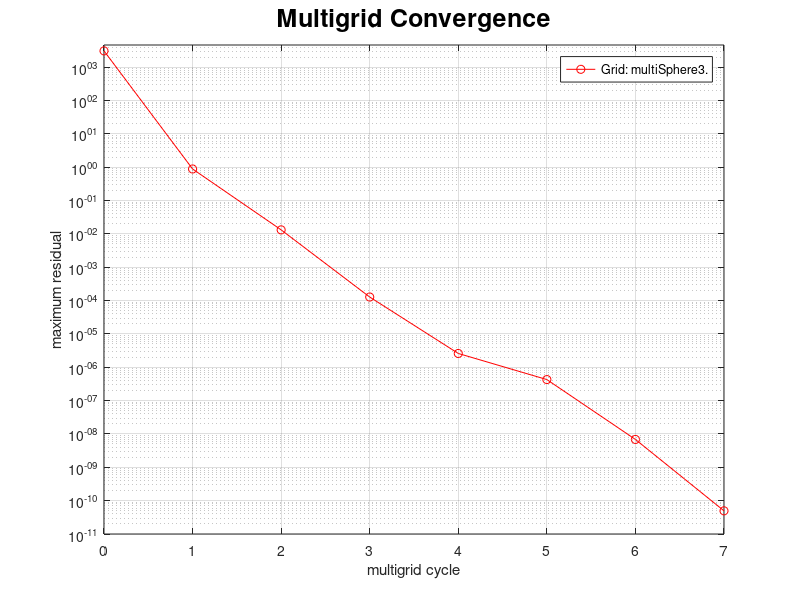

MATLAB code to generate this figure:
t=[0 1 2 3 4 5 6 7 8 9 ];
defect=[3.072e+03 1.440e+01 6.224e-01 1.263e-02 6.916e-04 4.059e-05 8.990e-06 4.315e-07 8.301e-09 5.091e-10 ];
t2=[0 1 2 3 4 5 6 7 ];
defect2=[3.072e+03 6.367e-01 1.405e-02 2.659e-04 7.396e-06 2.664e-07 6.667e-09 2.825e-10 ];

% No FMG:
% t=[0 1 2 3 4 5 6 7 8 9 10 ];
% defect=[3.072e+03 4.466e+02 8.340e+00 1.567e-01 2.340e-02 3.245e-03 5.086e-05 8.781e-07 1.308e-07 1.773e-08 2.675e-10 ];
% t2=[0 1 2 3 4 5 6 7 ];
% defect2=[3.072e+03 5.490e+01 2.358e-01 5.050e-03 1.585e-04 2.952e-06 8.422e-08 1.856e-09 ];

clf
set(gca,'FontSize',16);
plot(t,defect,'r-o',t2,defect2,'b-o');
title('Multigrid Convergence','FontSize',18);
ylabel('maximum residual');
xlabel('multigrid cycle');
set(gca,'YScale','log');
grid on
yMax=max(defect(1),defect2(1))*1.5;
yMin=1.e-10;
set(gca,'YLim',[yMin yMax]);
xMin=0;
xMax=9;
set(gca,'XLim',[xMin xMax]);

yPos=yMax/50.;
text((t(1)+t(10))/2.,yPos,'multiSphere3, 5.4e+06 points, 4 levels.','Fontsize',16,'HorizontalAlignment','center');

% pause
% print -deps2 residual.eps


% print -deps2 residual.multiSphere3.fmg.eps
% print -depsc2 residual.multiSphere3.fmg.eps

% No FMG:text(t(3),defect(3),' \leftarrow W[1,1], CR=0.044, ECR=0.55','HorizontalAlignment','left','FontSize',16);
% No FMG:text(t2(7),defect2(7),'W[2,1], CR=0.018, ECR=0.63 \rightarrow ','HorizontalAlignment','right','FontSize',16);
text(t(4),defect(4),' \leftarrow W[1,1], CR=.049, ECR=.56','HorizontalAlignment','left','FontSize',16);
text(t2(6),defect2(6),'W[2,1], CR=.028, ECR=.60 \rightarrow ','HorizontalAlignment','right','FontSize',16);

% legend('Grid: multiSphere3. 03/07/23','BC: DDDDDD+IIIIDI+IIIIDI+....','Second-order accurate.','5.4e+06 points. 4 levels.','CR=0.049, ECR=0.56, W[1,1]');
% legend('Grid: multiSphere3. 03/07/23','BC: DDDDDD+IIIIDI+IIIIDI+....','Second-order accurate.','5.4e+06 points. 4 levels.','CR=0.028, ECR=0.60, W[2,1]');

% No FMG:
% legend('Grid: multiSphere3. 03/07/22','BC: DDDDDD+IIIIDI+IIIIDI+....','Second-order accurate.','5.4e+06 points. 4 levels.','CR=0.044, ECR=0.55, W[1,1]');
% W21 legend('Grid: multiSphere3. 03/07/22','BC: DDDDDD+IIIIDI+IIIIDI+....','Second-order accurate.','5.4e+06 points. 4 levels.','CR=0.018, ECR=0.63, W[2,1]');




pause

t=[0 1 2 3 4 5 6 7 ];
defect=[3.072e+03 8.832e-01 1.318e-02 1.276e-04 2.593e-06 4.275e-07 6.845e-09 4.956e-11 ];
clf
set(gca,'FontSize',16);
plot(t,defect,'r-o');
title('Multigrid Convergence','FontSize',18);
ylabel('maximum residual');
xlabel('multigrid cycle');
set(gca,'YScale','log');
grid on
legend('Grid: multiSphere3.','BC: DDDDDD+IIIIDI+IIIIDI+....','Second-order accurate.','5.4e+06 points. 4 levels.','CR=0.020, ECR=0.63, W[2,1]');

yMax=defect(1)*1.5;
yMin=1.e-11;
set(gca,'YLim',[yMin yMax]);

% pause
% print -deps2 residual.eps


% print -depsc2 residual.multiSphere3.fmg.eps



% 
% 
% t=[1 2 3 4 5 6 7 ];
% defect=[1.700e+00 4.545e-02 2.686e-03 5.579e-05 1.546e-06 8.339e-08 1.842e-09 ];
% clf
% set(gca,'FontSize',16);
% plot(t,defect,'r-o');
% title('Multigrid Convergence');
% ylabel('maximum residual');
% xlabel('multigrid cycle');
% set(gca,'YScale','log');
% grid on
% legend('Grid: multiSphere3.','BC: DDDDDD+IIIIDI+IIIIDI+....','Second-order accurate.','5.4e+06 points. 4 levels.','ave CR=0.033, ECR=0.61');
% % pause
% % print -deps2 residual.eps
